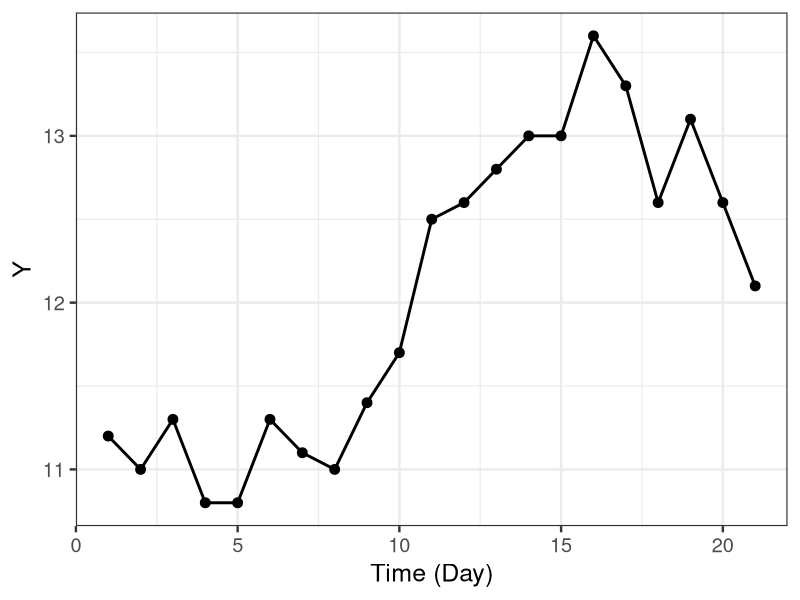

Write R code to recreate this figure.
library(ggplot2)

d <- read.csv(file='input/data-ss1.txt')
p <- ggplot() +
  theme_bw(base_size=18) +
  geom_line(data=d, aes(x=X, y=Y), size=1) +
  geom_point(data=d, aes(x=X, y=Y), size=3) +
  labs(x='Time (Day)', y='Y')
ggsave(p, file='output/fig12-1-right.png', dpi=300, w=4, h=3)
